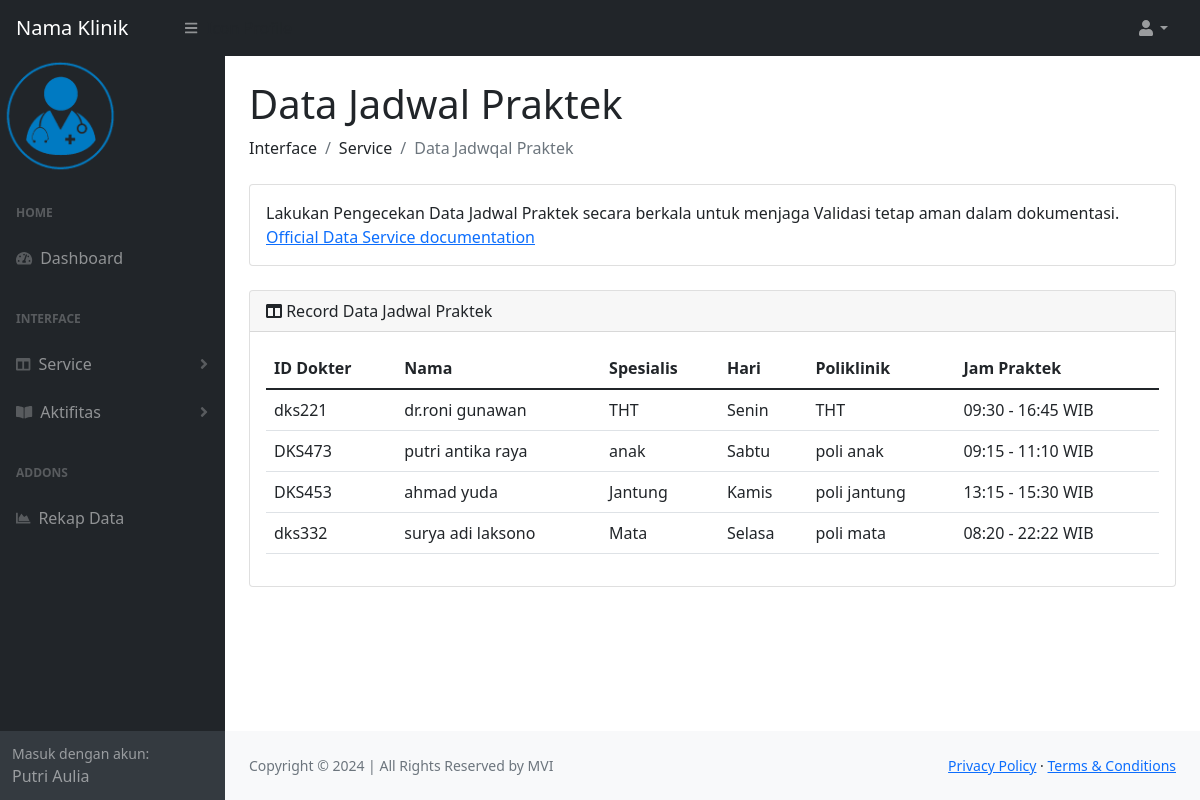
Page /halaman/jadwal.php (signed in) on the committed database.
### tables this page shows
CREATE TABLE `jadwal` (
  `id` int(11) NOT NULL AUTO_INCREMENT,
  `id_dokter` varchar(25) NOT NULL,
  `poliklinik` varchar(100) NOT NULL,
  `dokter` varchar(100) NOT NULL,
  `spesialis` varchar(100) NOT NULL,
  `hari` varchar(25) NOT NULL,
  `jam_praktek_awal` time NOT NULL DEFAULT current_timestamp(),
  `jam_praktek_akhir` time NOT NULL DEFAULT current_timestamp(),
  PRIMARY KEY (`id`)
);

### halaman/jadwal.php (the view, shortened to what this page needs)
<?php
include "../include/functions.php";
?>
<!DOCTYPE html>
<html lang="en">
    <?php
    include '../include/header.php';
    ?>
    <body class="sb-nav-fixed">
        <?php
        include '../include/navbar.php';
        ?>
        <div id="layoutSidenav">
            <div id="layoutSidenav_nav">
                <?php
                include '../include/navside.php';
                ?>
            </div>
            <div id="layoutSidenav_content">
                <main>
                    <div class="container-fluid px-4">
                        <h1 class="mt-4">Data Jadwal Praktek</h1>
                        <ol class="breadcrumb mb-4">
                            <li class="breadcrumb-item"><a style="text-decoration:none; color: inherit" href="#">Interface</a></li>
                            <li class="breadcrumb-item"><a style="text-decoration:none; color: inherit" href="#">Service</a></li>
                            <li class="breadcrumb-item active">Data Jadwqal Praktek</li>
                        </ol>
                        <div class="card mb-4">
                            <div class="card-body">
                                Lakukan Pengecekan Data Jadwal Praktek secara berkala untuk menjaga Validasi tetap aman dalam dokumentasi.
                                <a target="_blank" href="#">Official Data Service documentation</a>
                            </div>
                        </div>
                        <div class="card mb-4">
                            <div class="card-header">
                                <i class="fas fa-columns"></i>
                                Record Data Jadwal Praktek
                            </div>
                            <div class="card-body">
                                <table class="table" method="GET" id="datatablesSimple">
                                <thead>
                                    <th>ID Dokter</th>
                                    <th>Nama</th>
                                    <th>Spesialis</th>
                                    <th>Hari</th>
                                    <th>Poliklinik</th>
                                    <th>Jam Praktek</th>
                                </thead>
                                <tbody>
                                <?php
                                    $sql = "SELECT * FROM jadwal ORDER BY ID DESC";
                                    $query = $conn->query($sql);
                                    while($row = $query->fetch_assoc()){
                                    echo "
                                        <tr>
                                        <td>".$row['id_dokter']."</td>
                                        <td>".$row['dokter']."</td>
                                        <td>".$row['spesialis']."</td>
                                        <td>".$row['hari']."</td>
                                        <td>".$row['poliklinik']."</td>
                                        <td>".date('H:i', strtotime($row['jam_praktek_awal']))." - ".date('H:i', strtotime($row['jam_praktek_akhir']))." WIB</td>
                                        ";
                                    }?>
                                </tbody>
                                </table>
                            </div>
                        </div>
                    </div>
                </main>
                <?php
                include '../include/footer.php';
                ?>
            </div>
        </div>
    </body>
</html>

### rows in the picture
jadwal: id_dokter "dks221", dokter "dr.roni gunawan", spesialis "THT", hari "Senin", poliklinik "THT", jam_praktek_awal "09:30", jam_praktek_akhir "16:45"
jadwal: id_dokter "DKS473", dokter "putri antika raya", spesialis "anak", hari "Sabtu", poliklinik "poli anak", jam_praktek_awal "09:15", jam_praktek_akhir "11:10"
jadwal: id_dokter "DKS453", dokter "ahmad yuda", spesialis "Jantung", hari "Kamis", poliklinik "poli jantung", jam_praktek_awal "13:15", jam_praktek_akhir "15:30"
jadwal: id_dokter "dks332", dokter "surya adi laksono", spesialis "Mata", hari "Selasa", poliklinik "poli mata", jam_praktek_awal "08:20", jam_praktek_akhir "22:22"

### other values in the picture
$_SESSION['nama'] "Putri Aulia"
